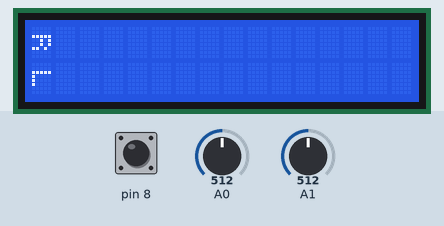
Recording of a sketch running on a simulated Arduino Uno, built with avr-gcc and run on an emulated ATmega328P. Parts: 16×2 character LCD. The inputs (shaded band) are chosen by the test bench; at power-on: A1 = 512, A0 = 512, pin 8 HIGH. EEPROM starts erased.

Above: at 1.2 s.
1.3 s: A1 set to 20
4.3 s: A1 set to 18
7.3 s: A0 set to 0
9.8 s: pin 8 pulled LOW for 3.2 s
At 10.29 s:
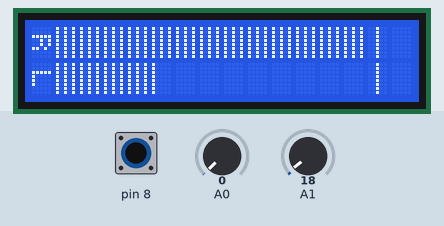
At 13.7 s:
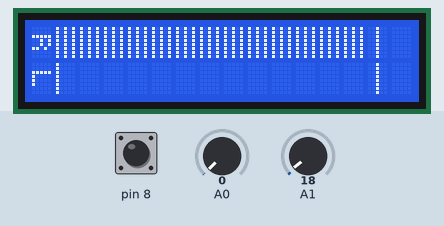
14.5 s: A1 set to 0
At 16.9 s:
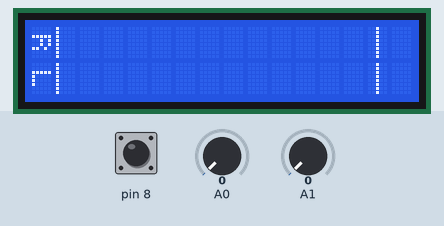
17.3 s: A0 set to 25
At 18.8 s:
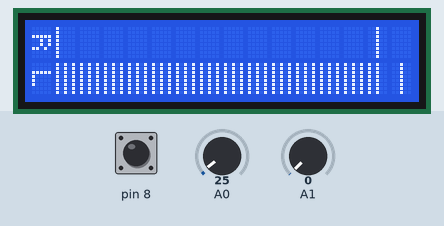
Timing chart, 0 to 20.3 s (numbered marks = the images above; inputs shaded):
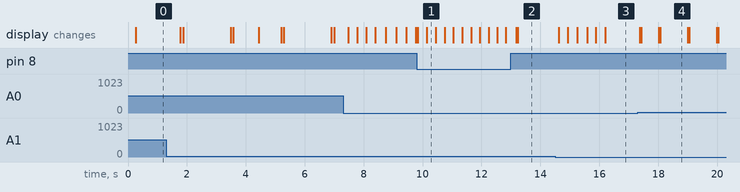

Measured:
- after the input at 14.5 s, the display: first changes after 0.12 s (image 3 shows a later state)
- after the input at 17.3 s, the display: first changes after 0.07 s (image 4 shows a later state)
- what the display in image 4 shows lasts 0.9 s, from 18.1 s to 19.0 s

The sketch:

VU-METRU-LCD-RU-i2c.ino
```cpp
#define GAIN 14 // усиление 0...50
#define STEP 2  // плавность полос 0...20
#define RL 0    // RL - горизонт, вертикаль 0...1
#include <Wire.h>
//#include <LiquidCrystal.h>
#include <LiquidCrystal_I2C.h>
#include <EEPROM.h>
//  LiquidCrystal lcd(2, 3, 4, 5, 6, 7);// RS,E,D4,D5,D6,D7
LiquidCrystal_I2C lcd(0x27, 16, 2);
  byte z,z0,z1,w,www=1;
  int ur,ul,urr,ull,urrr,ulll;
  int x,i,u_maxr,u_maxl;
  int u_l0[20],u_r0[20];


void setup() {
  pinMode(8,INPUT_PULLUP);
  byte znak_r[8]={0b00000,0b00000,0b11111,0b00101,0b00101,0b11010,0b00000,0b00000};
  byte znak_l[8]={0b00000,0b00000,0b11111,0b10000,0b10000,0b10000,0b00000,0b00000};
  lcd.createChar(4,znak_r);
  lcd.createChar(5,znak_l);
  //lcd.begin(16, 2);// LCD 16X2
  lcd.begin();
  lcd.backlight();
 // analogReference(INTERNAL);  // если очень маленький уровень сигнала
  pinMode(A0,INPUT);// A0 - аналоговый вход R
  pinMode(A1,INPUT);// A1 - аналоговый вход L
  w=EEPROM.read(0);
}

void loop() {
  if(digitalRead(8)==LOW){w++;www=1;if(w>4){w=0;}delay(200);EEPROM.update(0,w);}

  if(w==0&&www==1){www=0;
  byte a1[8] = {0b10101,0b10101,0b10101,0b10101,0b10101,0b10101,0b10101,0b10101};
  byte a2[8] = {0b10100,0b10100,0b10100,0b10100,0b10100,0b10100,0b10100,0b10100};
  byte a3[8] = {0b10000,0b10000,0b10000,0b10000,0b10000,0b10000,0b10000,0b10000};
  byte a4[8] = {0b00100,0b00100,0b00100,0b00100,0b00100,0b00100,0b00100,0b00100};//
  lcd.createChar(0,a1);lcd.createChar(1,a2);lcd.createChar(2,a3);lcd.createChar(6,a4);}
  if(w==1&&www==1){www=0;
  byte a1[8] = {0b00000,0b10101,0b10101,0b10101,0b10101,0b10101,0b10101,0b00000};
  byte a2[8] = {0b00000,0b10100,0b10100,0b10100,0b10100,0b10100,0b10100,0b00000};
  byte a3[8] = {0b00000,0b10000,0b10000,0b10000,0b10000,0b10000,0b10000,0b00000};
  byte a4[8] = {0b00000,0b00100,0b00100,0b00100,0b00100,0b00100,0b00100,0b00000};//
  lcd.createChar(0,a1);lcd.createChar(1,a2);lcd.createChar(2,a3);lcd.createChar(6,a4);}
  if(w==2&&www==1){www=0;
  byte a1[8] = {0b10101,0b10101,0b10101,0b00000,0b00000,0b10101,0b10101,0b10101};
  byte a2[8] = {0b10100,0b10100,0b10100,0b00000,0b00000,0b10100,0b10100,0b10100};
  byte a3[8] = {0b10000,0b10000,0b10000,0b00000,0b00000,0b10000,0b10000,0b10000};
  byte a4[8] = {0b00100,0b00100,0b00100,0b00100,0b00100,0b00100,0b00100,0b00100};
  lcd.createChar(0,a1);lcd.createChar(1,a2);lcd.createChar(2,a3);lcd.createChar(6,a4);}
  if(w==3&&www==1){www=0;
  byte a1[8] = {0b00000,0b10101,0b10101,0b00000,0b00000,0b10101,0b10101,0b00000};
  byte a2[8] = {0b00000,0b10100,0b10100,0b00000,0b00000,0b10100,0b10100,0b00000};
  byte a3[8] = {0b00000,0b10000,0b10000,0b00000,0b00000,0b10000,0b10000,0b00000};
  byte a4[8] = {0b00000,0b00100,0b00100,0b00100,0b00100,0b00100,0b00100,0b00000};
  lcd.createChar(0,a1);lcd.createChar(1,a2);lcd.createChar(2,a3);lcd.createChar(6,a4);}
  if(w==4&&www==1){www=0;
  byte a1[8] = {0b00000,0b00000,0b10101,0b10101,0b10101,0b10101,0b00000,0b00000};
  byte a2[8] = {0b00000,0b00000,0b10100,0b10100,0b10100,0b10100,0b00000,0b00000};
  byte a3[8] = {0b00000,0b00000,0b10000,0b10000,0b10000,0b10000,0b00000,0b00000};
  byte a4[8] = {0b00000,0b00000,0b00100,0b00100,0b00100,0b00100,0b00000,0b00000};
  lcd.createChar(0,a1);lcd.createChar(1,a2);lcd.createChar(2,a3);lcd.createChar(6,a4);}

  urr = log(analogRead(0))*GAIN;if(urr>41){urr=41;}
  ull = log(analogRead(1))*GAIN;if(ull>41){ull=41;}

  if(RL==0){lcd.setCursor(0,0);lcd.write((uint8_t)4);lcd.setCursor(0,1);lcd.write((uint8_t)5);}
  if(RL==1){lcd.setCursor(0,1);lcd.print("L");lcd.setCursor(0,0);lcd.print("R");}

   if(urr<ur){ur=ur-1;delay(STEP);}else{ur = urr;}
  for(z=0,z0=0,z1=0;z<=ur;z++,z1++){if(z1>2){z1=0;z0++;}
   if(z1==1){lcd.setCursor(z0+1,1);lcd.write((uint8_t)0);lcd.setCursor(z0+2,1);if(ur<39){lcd.print(" ");}}}
   if(z1==3){lcd.setCursor(z0+1,1);lcd.write((uint8_t)1);}
   if(z1==2){lcd.setCursor(z0+1,1);lcd.write((uint8_t)2);}

   if(ull<ul){ul=ul-1;delay(STEP);}else{ul = ull;}
  for(z=0,z0=0,z1=0;z<=ul;z++,z1++){if(z1>2){z1=0;z0++;}
   if(z1==1){lcd.setCursor(z0+1,0);lcd.write((uint8_t)0);lcd.setCursor(z0+2,0);;if(ul<39){lcd.print(" ");}}}
   if(z1==3){lcd.setCursor(z0+1,0);lcd.write((uint8_t)1);}
   if(z1==2){lcd.setCursor(z0+1,0);lcd.write((uint8_t)2);}

//////////////////////////////////////////////////////////

i++;if(i<19){u_l0[i]=abs(ull);u_r0[i]=abs(urr);}else{i=1;}
  if(i==18){u_maxr=0;u_maxl=0;
    for(x=1;x<=15;x++){
      u_maxl=max(u_maxl,u_l0[x]);
      u_maxr=max(u_maxr,u_r0[x]);}}

  if(u_maxl<ulll){ulll=ulll-1;}else{ulll = u_maxl;}
  if(u_maxr<urrr){urrr=urrr-1;}else{urrr = u_maxr;}

  if(u_maxl<=ull){u_maxl=ull+1;}
  if(u_maxr<=urr){u_maxr=urr+1;}

  lcd.setCursor(ulll/3+1,0);if(ulll/3>2){lcd.write((uint8_t)6);}lcd.print("  ");
  lcd.setCursor(urrr/3+1,1);if(urrr/3>2){lcd.write((uint8_t)6);}lcd.print("  ");
  delay(3);
}
```
